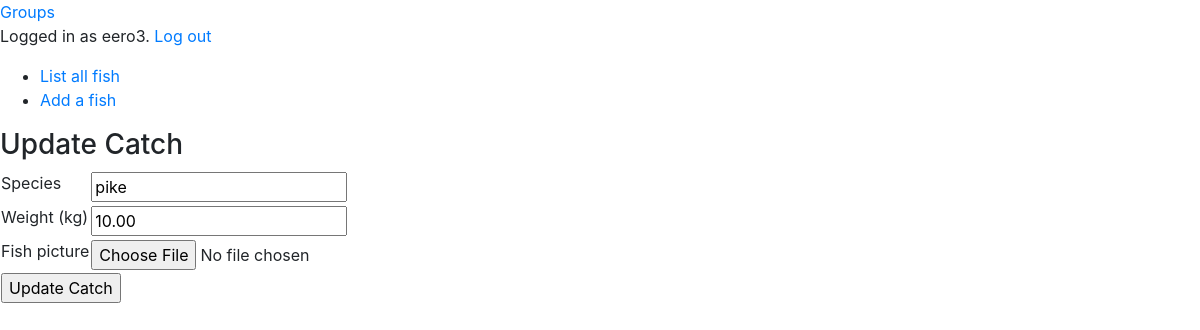
Page /fish/1/update (signed in) on the committed database.
### application/auth/models.py (models this page shows, shortened)
class User(Base):
    __tablename__ = "account"
    username = db.Column(db.String(144), unique=True, nullable=False)
    password = db.Column(db.String(144), nullable=False)
    groups = db.relationship('Group', secondary=groups, backref=db.backref('accounts', lazy=True))
    fish = db.relationship("Fish",backref='account',lazy=True)

### application/fish/models.py (models this page shows, shortened)
class Fish(Base):
    species = db.Column(db.String(144), nullable=False)
    weight = db.Column(db.Numeric(precision=4, asdecimal=False, decimal_return_scale=None))
    image_file = db.Column(db.String(20))
    account_id = db.Column(db.Integer, db.ForeignKey('account.id'),
                            nullable=False)

### application/fish/views.py (the view)
@app.route("/fish/<int:fish_id>/update", methods=['GET', 'POST'])
@login_required
def fish_update(fish_id):
    fish = Fish.query.get_or_404(fish_id)
    user = User.query.get_or_404(fish.account_id)
    print(user.username)
    if user.id != current_user.id:
        abort(403)
    form = FishForm()
    if form.validate_on_submit():
        fish.species = form.species.data
        fish.weight = form.weight.data
        db.session.commit()
        flash('Your Catch has been updated!', 'success')
        return redirect(url_for('fish_view', fish_id=fish.id))
    elif request.method == 'GET':
        form.species.data = fish.species
        form.weight.data = fish.weight
    return render_template("fish/new.html", form=form,
                           title='Update Catch', legend='Update Catch', value='Update Catch')

### application/fish/forms.py
class FishForm(FlaskForm):
    species = StringField("Species", [validators.Length(min=2)])
    weight = DecimalField("Weight (kg)")
    picture = FileField('Fish picture',validators=[FileAllowed(['jpg','png'])])
    class Meta:
        csrf = False

### application/__init__.py (called while the page is built)
@login_manager.user_loader
def load_user(user_id):
    return User.query.get(user_id)

### application/templates/fish/new.html (shortened to what this page needs)
{% extends "layout.html" %}
{% block body %}
<form method="POST" action="" enctype="multipart/form-data">
  <h3>{{ legend }}</h3>
  <table>
    <tr>
      <td>
        {{ form.species.label }}
      </td>
      <td>
        {{ form.species }}
      </td>
      <td>
      </td>
    </tr>
    <tr>
      <td>
        {{ form.weight.label }}
      </td>
      <td>
        {{ form.weight }}
      </td>
      <td>
      </td>
    </tr>
    <tr>
      <td>
        {{ form.picture.label }}
      </td>
      <td>
        {{ form.picture }}
      </td>
      <td>
      </td>
    </tr>
    <tr>
      <td colspan="3">
        <input type="submit" value="{{ value }}" />
      </td>
    </tr>
</form>
{% endblock %}

### application/templates/layout.html (shortened to what this page needs)
<!DOCTYPE html>
<html>
<head>
  <link rel="stylesheet" href="https://maxcdn.bootstrapcdn.com/bootstrap/4.0.0/css/bootstrap.min.css">
</head>
<body>
  <a href="{{ url_for('group_index') }}">Groups</a>
  {% if current_user.is_authenticated %}
  <p>
  Logged in as {{ current_user.username }}. <a href="{{ url_for('auth_logout') }}">Log out</a>
  </p>
  {% else %}
  <a href="{{ url_for('auth_login') }}">Log in</a>
  <a href="{{ url_for('auth_signup') }}">Sign up</a>
  {% endif %}
  {% if not "group" in request.path %}
  <ul>
    <li><a href="{{ url_for('fish_index') }}">List all fish</a></li>
    <li><a href="{{ url_for('fish_new') }}">Add a fish</a></li>
  </ul>
  {% else %}
  <ul>
    <li><a href="{{ url_for('group_new') }}">Create new group</a></li>
    <li><a href="{{ url_for('fish_index') }}">Main page</a></li>
  </ul>
  {% endif %}
  {% block body %}{% endblock %}
</body>
</html>

### rows in the picture
User: username "eero3"
Fish: species "pike", weight "10.00"

### other values in the picture
{{ legend }} "Update Catch"
